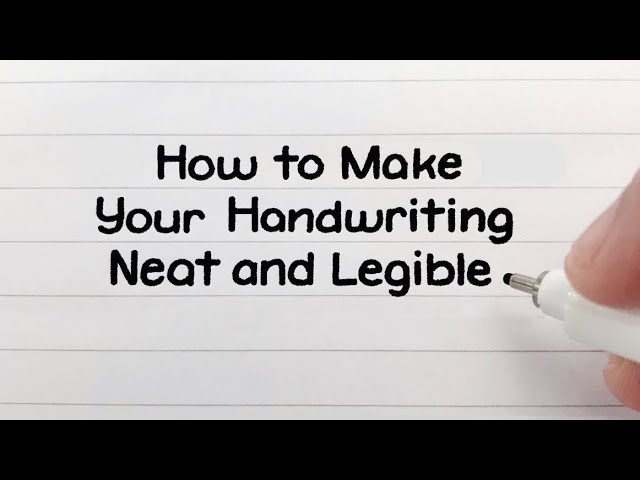
#> input picture HandwritingParser/HandwritingParser_3/handwritten_neat.jpg, 640 x 480 px
$ jupyter execute --allow-errors handwriting_parser_3.ipynb
#> lines starting #> are read from the running program, lines starting #| are printed output that depends on the picture; after the words box and inside, x2 and y2 are one past the last pixel; in counts of white or black regions, pixels touching at a corner belong together
#> (a cell that did not finish here is left out)

[cell 2]
import pytesseract

print(pytesseract.get_tesseract_version())
#> (this line was passed over: pytesseract is not available in this run)

[cell 3]
import pytesseract
import cv2

def image_to_text(image_path):
    # Load the image using OpenCV
#> called with image_path = 'handwritten_neat.jpg'
    img = cv2.imread(image_path)
#> img is the input picture: shape (480, 640, 3); mean B, G, R 152.8, 153.1, 155.7
    # check if the given img exists and can be loaded properly
    if img is None:
        print("Failed to load the image. Please check the file path.")
        return

    # Preprocess the image
    img = cv2.cvtColor(img, cv2.COLOR_BGR2GRAY)
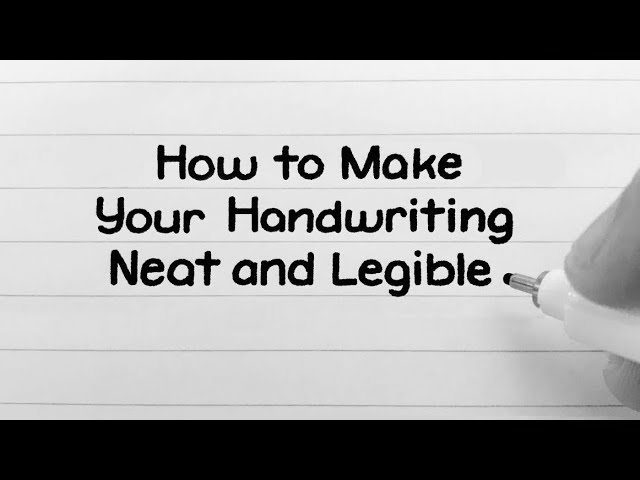
#> img: shape (480, 640); min 0, max 251, mean 153.9

    # Apply thresholding technique
    blockSize = 7  # size of the neighborhood for threshold calculation
    C = 19 # constant subtracted from the mean
    img = cv2.adaptiveThreshold(img, 255, cv2.ADAPTIVE_THRESH_MEAN_C, cv2.THRESH_BINARY, blockSize, C)
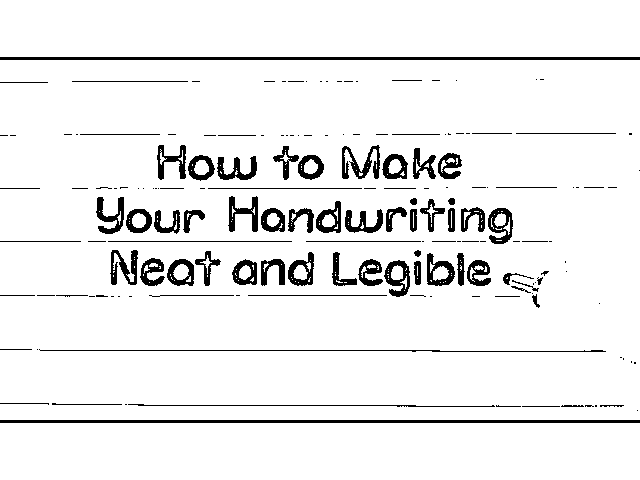
#> img: shape (480, 640); 93.2% white; 168 black regions (86 under 20 px), largest, box (x1, y1, x2, y2) and area: (0, 57, 640, 60) 1920, (0, 420, 640, 423) 1920, (39, 349, 606, 352) 592

    # Perform OCR using pytesseract
    text = pytesseract.image_to_string(img)

    # Print the extracted text
    print("Extracted Text:")
    print(text)

# Provide the path to your image
image_path = 'handwritten_neat.jpg'

# Call the function with the image path
image_to_text(image_path)
#> (the call stopped at in image_to_text, `text = pytesseract.image_to_string(img)`: pytesseract is not available in this run)
